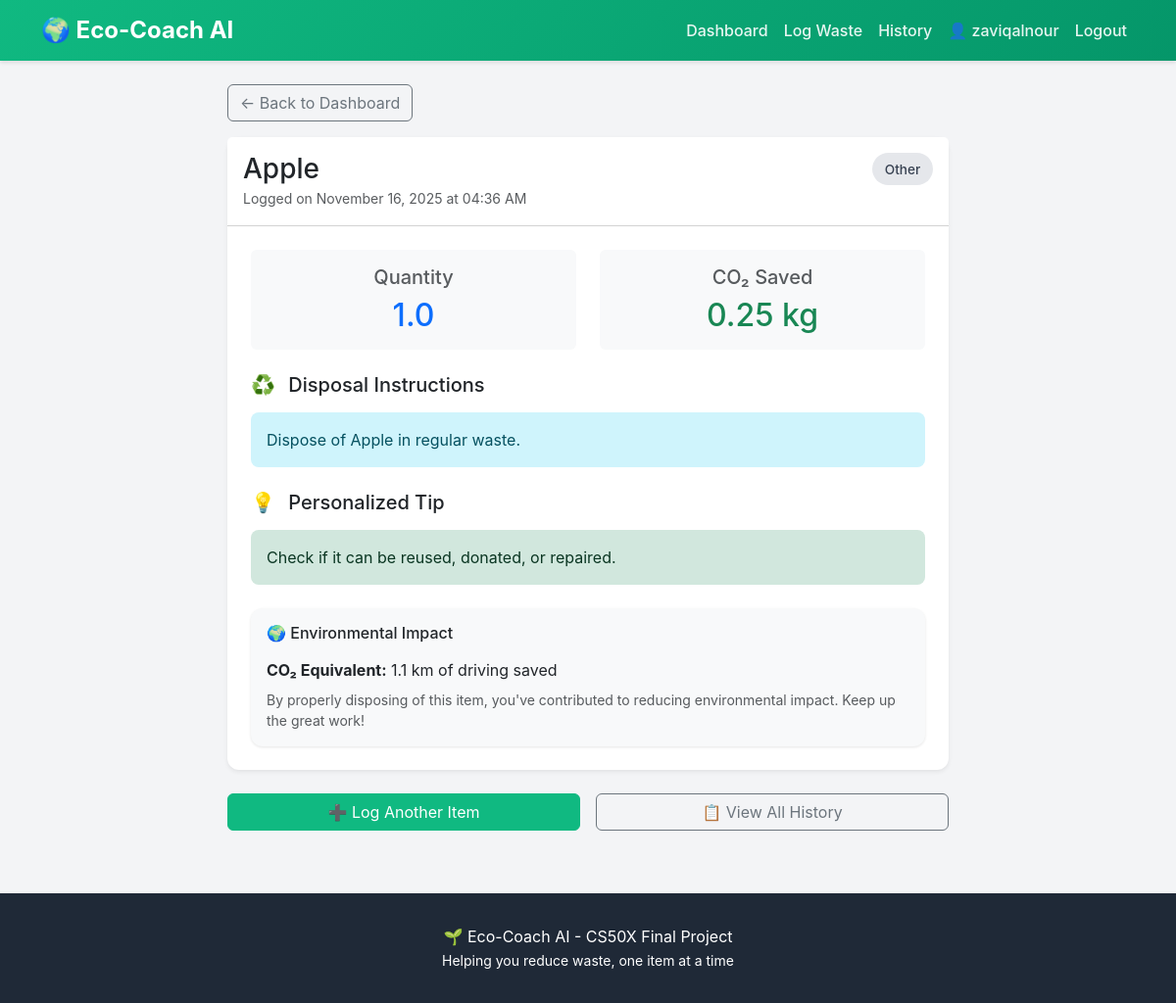
Screenshot of /log/12 (signed in) with the database file from the repository.
### app.py (models this page shows, shortened)
class WasteLog(db.Model):
    __tablename__ = 'waste_logs'
    id = db.Column(db.Integer, primary_key=True)
    user_id = db.Column(db.Integer, db.ForeignKey('users.id'), nullable=False)
    item_name = db.Column(db.String(200), nullable=False)
    category = db.Column(db.String(50))
    quantity = db.Column(db.Float, default=1.0)
    disposal_instruction = db.Column(db.Text)
    tip = db.Column(db.Text)
    co2_saved = db.Column(db.Float, default=0.0)
    timestamp = db.Column(db.DateTime, default=datetime.utcnow)

### app.py (the view)
@app.route('/log/<int:log_id>')
@login_required
def view_log(log_id):
    log = WasteLog.query.get_or_404(log_id)
    if log.user_id != session['user_id']:
        flash('Access denied.', 'danger')
        return redirect(url_for('dashboard'))
    return render_template('view_log.html', log=log)

### app.py (called while the page is built)
def login_required(f):
    @wraps(f)
    def decorated(*args, **kwargs):
        if 'user_id' not in session:
            flash('Please log in to access this page.', 'warning')
            return redirect(url_for('login'))
        return f(*args, **kwargs)
    return decorated

### templates/view_log.html (shortened to what this page needs)
{% extends "base.html" %}
{% block content %}
<div class="container mt-4 mb-5">
    <div class="row justify-content-center">
        <div class="col-lg-8">
            <div class="mb-3">
                <a href="{{ url_for('dashboard') }}" class="btn btn-outline-secondary">
                    ← Back to Dashboard
                </a>
            </div>
            <div class="card shadow-sm mb-4">
                <div class="card-header bg-white py-3">
                    <div class="d-flex justify-content-between align-items-center">
                        <h3 class="mb-0">{{ log.item_name }}</h3>
                        <span class="badge-category badge-{{ log.category }}">
                            {{ log.category|title }}
                        </span>
                    </div>
                    <small class="text-muted">
                        Logged on {{ log.timestamp.strftime('%B %d, %Y at %I:%M %p') }}
                    </small>
                </div>
                <div class="card-body p-4">
                    <div class="row mb-4">
                        <div class="col-6">
                            <div class="text-center p-3 bg-light rounded">
                                <h5 class="text-muted mb-2">Quantity</h5>
                                <h2 class="text-primary mb-0">{{ log.quantity }}</h2>
                            </div>
                        </div>
                        <div class="col-6">
                            <div class="text-center p-3 bg-light rounded">
                                <h5 class="text-muted mb-2">CO₂ Saved</h5>
                                <h2 class="text-success mb-0">{{ log.co2_saved }} kg</h2>
                            </div>
                        </div>
                    </div>
                    <div class="mb-4">
                        <h5 class="mb-3">
                            <span class="me-2">♻️</span> Disposal Instructions
                        </h5>
                        <div class="alert alert-info mb-0">
                            <p class="mb-0">{{ log.disposal_instruction }}</p>
                        </div>
                    </div>
                    <div class="mb-4">
                        <h5 class="mb-3">
                            <span class="me-2">💡</span> Personalized Tip
                        </h5>
                        <div class="alert alert-success mb-0">
                            <p class="mb-0">{{ log.tip }}</p>
                        </div>
                    </div>
                    <div class="card bg-light border-0">
                        <div class="card-body">
                            <h6 class="mb-3">🌍 Environmental Impact</h6>
                            <p class="mb-2">
                                <strong>CO₂ Equivalent:</strong>
                                {{ (log.co2_saved * 4.5)|round(1) }} km of driving saved
                            </p>
                            <p class="mb-0 text-muted small">
                                By properly disposing of this item, you've contributed to reducing
                                environmental impact. Keep up the great work!
                            </p>
                        </div>
                    </div>
                </div>
            </div>
            <div class="row g-3">
                <div class="col-md-6">
                    <a href="{{ url_for('log_waste') }}" class="btn btn-primary w-100">
                        ➕ Log Another Item
                    </a>
                </div>
                <div class="col-md-6">
                    <a href="{{ url_for('history') }}" class="btn btn-outline-secondary w-100">
                        📋 View All History
                    </a>
                </div>
            </div>
        </div>
    </div>
</div>
{% endblock %}

### templates/base.html (style rules this page uses)
:root { --primary-green: #10b981; --dark-green: #059669; --light-green: #d1fae5; --bg-gray: #f3f4f6; }
body { font-family: -apple-system, BlinkMacSystemFont, 'Segoe UI', Roboto, Oxygen, Ubuntu, Cantarell, sans-serif; background-color: var(--bg-gray); }
.btn-primary { background-color: var(--primary-green); border-color: var(--primary-green); }
.card { border: none; border-radius: 12px; box-shadow: 0 1px 3px rgba(0,0,0,0.1); transition: transform 0.2s, box-shadow 0.2s; }
.alert { border-radius: 8px; border: none; }
.badge-category { padding: 0.4rem 0.8rem; border-radius: 20px; font-weight: 500; font-size: 0.85rem; }
.badge-other { background-color: #e5e7eb; color: #374151; }

### rows the page displays
WasteLog: item_name "Apple", category "Other", timestamp "November 16, 2025 at 04:36 AM", quantity "1.0", co2_saved "0.25", disposal_instruction "Dispose of Apple in regular waste.", tip "Check if it can be reused, donated, or repaired.", (log.co2_saved*4.5)|round(1) "1.1"

### other values shown
{{ session.username }} "zaviqalnour"
